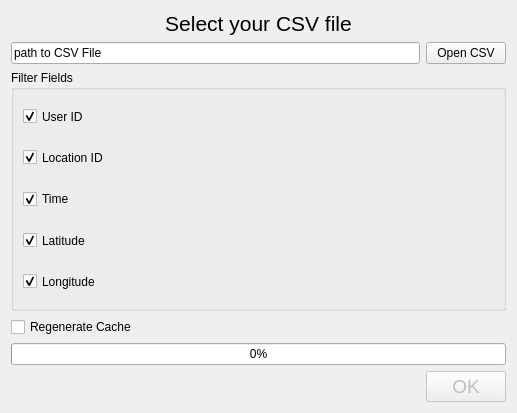
<?xml version="1.0" encoding="UTF-8"?>
<ui version="4.0">
 <class>SelectionDialog</class>
 <widget class="QDialog" name="SelectionDialog">
  <property name="geometry">
   <rect>
    <x>0</x>
    <y>0</y>
    <width>517</width>
    <height>413</height>
   </rect>
  </property>
  <property name="windowTitle">
   <string>Load Dialog</string>
  </property>
  <layout class="QVBoxLayout" name="verticalLayout_3">
   <item>
    <layout class="QVBoxLayout" name="verticalLayout_2">
     <property name="sizeConstraint">
      <enum>QLayout::SetDefaultConstraint</enum>
     </property>
     <item>
      <widget class="QLabel" name="labelStatus">
       <property name="sizePolicy">
        <sizepolicy hsizetype="Preferred" vsizetype="Fixed">
         <horstretch>0</horstretch>
         <verstretch>0</verstretch>
        </sizepolicy>
       </property>
       <property name="font">
        <font>
         <pointsize>16</pointsize>
        </font>
       </property>
       <property name="text">
        <string>Select your CSV file</string>
       </property>
       <property name="alignment">
        <set>Qt::AlignCenter</set>
       </property>
      </widget>
     </item>
     <item>
      <layout class="QHBoxLayout" name="horizontalLayout">
       <property name="sizeConstraint">
        <enum>QLayout::SetDefaultConstraint</enum>
       </property>
       <item>
        <widget class="QLineEdit" name="labelCSVPath">
         <property name="sizePolicy">
          <sizepolicy hsizetype="Expanding" vsizetype="Minimum">
           <horstretch>0</horstretch>
           <verstretch>0</verstretch>
          </sizepolicy>
         </property>
         <property name="minimumSize">
          <size>
           <width>0</width>
           <height>0</height>
          </size>
         </property>
         <property name="font">
          <font>
           <italic>false</italic>
          </font>
         </property>
         <property name="text">
          <string>path to CSV File</string>
         </property>
         <property name="readOnly">
          <bool>true</bool>
         </property>
        </widget>
       </item>
       <item>
        <widget class="QPushButton" name="btnSelectCSV">
         <property name="sizePolicy">
          <sizepolicy hsizetype="Fixed" vsizetype="Fixed">
           <horstretch>0</horstretch>
           <verstretch>0</verstretch>
          </sizepolicy>
         </property>
         <property name="text">
          <string>Open CSV</string>
         </property>
        </widget>
       </item>
      </layout>
     </item>
     <item>
      <widget class="QGroupBox" name="groupBox">
       <property name="sizePolicy">
        <sizepolicy hsizetype="Preferred" vsizetype="Expanding">
         <horstretch>0</horstretch>
         <verstretch>0</verstretch>
        </sizepolicy>
       </property>
       <property name="title">
        <string>Filter Fields</string>
       </property>
       <layout class="QVBoxLayout" name="verticalLayout">
        <item>
         <layout class="QVBoxLayout" name="verticalLayout_4">
          <item>
           <widget class="QCheckBox" name="checkUID">
            <property name="sizePolicy">
             <sizepolicy hsizetype="Minimum" vsizetype="Minimum">
              <horstretch>0</horstretch>
              <verstretch>0</verstretch>
             </sizepolicy>
            </property>
            <property name="text">
             <string>User ID</string>
            </property>
            <property name="checked">
             <bool>true</bool>
            </property>
           </widget>
          </item>
          <item>
           <widget class="QCheckBox" name="checkLID">
            <property name="sizePolicy">
             <sizepolicy hsizetype="Minimum" vsizetype="Minimum">
              <horstretch>0</horstretch>
              <verstretch>0</verstretch>
             </sizepolicy>
            </property>
            <property name="text">
             <string>Location ID</string>
            </property>
            <property name="checked">
             <bool>true</bool>
            </property>
           </widget>
          </item>
          <item>
           <widget class="QCheckBox" name="checkTime">
            <property name="sizePolicy">
             <sizepolicy hsizetype="Minimum" vsizetype="Minimum">
              <horstretch>0</horstretch>
              <verstretch>0</verstretch>
             </sizepolicy>
            </property>
            <property name="text">
             <string>Time</string>
            </property>
            <property name="checked">
             <bool>true</bool>
            </property>
           </widget>
          </item>
          <item>
           <widget class="QCheckBox" name="checkLat">
            <property name="sizePolicy">
             <sizepolicy hsizetype="Minimum" vsizetype="Minimum">
              <horstretch>0</horstretch>
              <verstretch>0</verstretch>
             </sizepolicy>
            </property>
            <property name="text">
             <string>Latitude</string>
            </property>
            <property name="checked">
             <bool>true</bool>
            </property>
           </widget>
          </item>
          <item>
           <widget class="QCheckBox" name="checkLong">
            <property name="sizePolicy">
             <sizepolicy hsizetype="Minimum" vsizetype="Minimum">
              <horstretch>0</horstretch>
              <verstretch>0</verstretch>
             </sizepolicy>
            </property>
            <property name="text">
             <string>Longitude</string>
            </property>
            <property name="checked">
             <bool>true</bool>
            </property>
           </widget>
          </item>
         </layout>
        </item>
       </layout>
      </widget>
     </item>
     <item>
      <widget class="QCheckBox" name="regenerateCache">
       <property name="text">
        <string>Regenerate Cache</string>
       </property>
      </widget>
     </item>
     <item>
      <widget class="QProgressBar" name="progressBar">
       <property name="value">
        <number>0</number>
       </property>
      </widget>
     </item>
     <item>
      <widget class="QDialogButtonBox" name="btnFormBox">
       <property name="enabled">
        <bool>false</bool>
       </property>
       <property name="font">
        <font>
         <pointsize>14</pointsize>
        </font>
       </property>
       <property name="standardButtons">
        <set>QDialogButtonBox::Ok</set>
       </property>
      </widget>
     </item>
    </layout>
   </item>
  </layout>
 </widget>
 <resources/>
 <connections/>
</ui>
